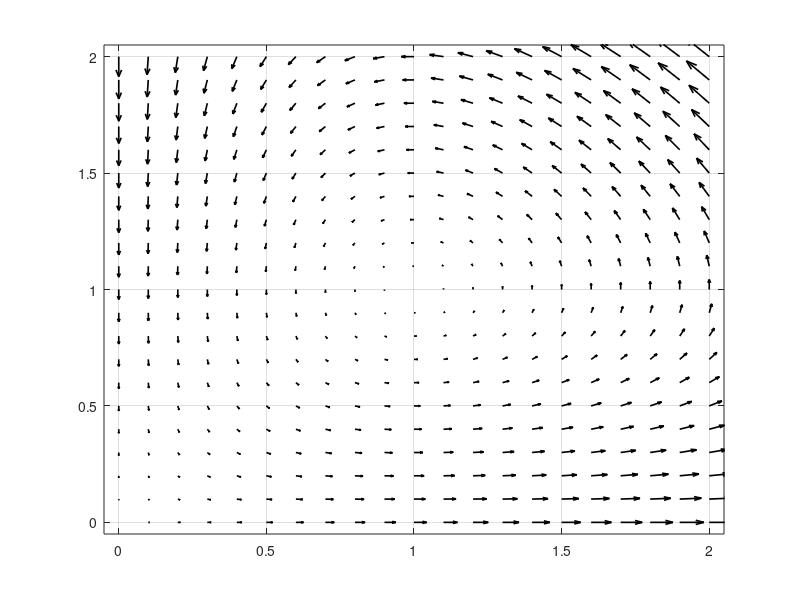

This figure's MATLAB source:
clear all;

x_start = 0;
y_start = 0;
x_end = 2;
y_end = 2;

[YY, XX] = meshgrid(x_start:0.1:x_end,y_start:0.1:y_end);

f = {@(x,y)x.*(1-y); @(x,y)y.*(x-1)};

U = f{1}(XX, YY);
V = f{2}(XX, YY);

figure(1)
quiver(XX,YY,U,V, 'k', 'LineWidth',1.2)
xlim([x_start-0.05 x_end+0.05])
ylim([y_start-0.05 y_end+0.05])
grid on;